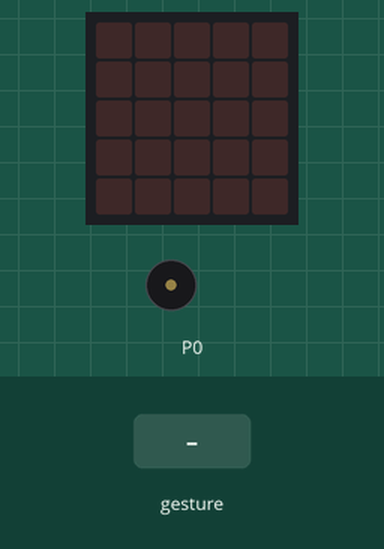
Recording of a program running on a simulated BBC micro:bit (MakeCode). Parts: the board's 5×5 LED display, buzzer (waves = sounding). The test bench sets the inputs (shaded band). A tilt is held for 1.5 s and a shake lasts 1 s, then the board lies face up again.

Above: at 1.2 s.
1.3 s: gesture 'free fall'
At 1.63 s:
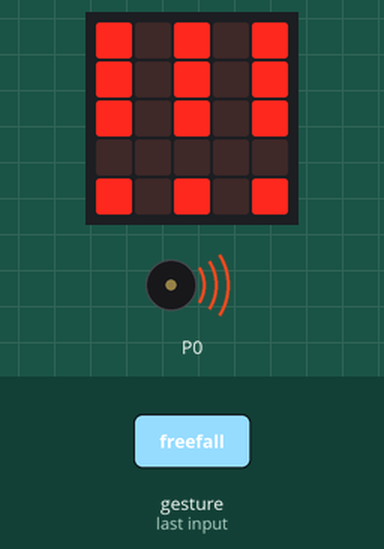
Timing chart, 0 to 10.3 s (numbered marks = the images above; inputs shaded):
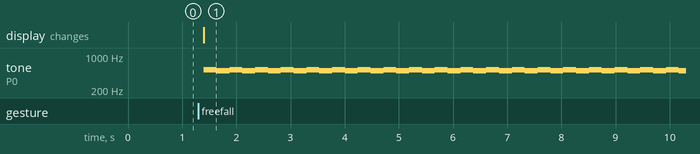

Measured:
- after the input at 1.3 s, tone on P0: alternates 523 Hz for 0.24 s and 494 Hz for 0.24 s, starting after 0.10 s; the display: changes after 0.10 s (image 1)

The program:

main.ts
```typescript
input.onGesture(Gesture.FreeFall, function () {
    music.setVolume(255)
    music.play(music.stringPlayable("C5 C5 C5 C5 C5 C5 C5 C5 ", music.volume()), music.PlaybackMode.LoopingInBackground)
    music.play(music.stringPlayable("F G F G F G F G ", music.volume()), music.PlaybackMode.LoopingInBackground)
    music.play(music.stringPlayable("G A G A G A G A ", music.volume()), music.PlaybackMode.LoopingInBackground)
    music.play(music.stringPlayable("A B A B A B A B ", music.volume()), music.PlaybackMode.LoopingInBackground)
    music.play(music.stringPlayable("C5 B C5 B C5 B C5 B ", music.volume()), music.PlaybackMode.LoopingInBackground)
    basic.showLeds(`
        # . # . #
        # . # . #
        # . # . #
        . . . . .
        # . # . #
        `)
})
```

test.ts
```typescript
// 在這裡測試；當此封包作為擴充功能時，將不會編譯此內容。
```
